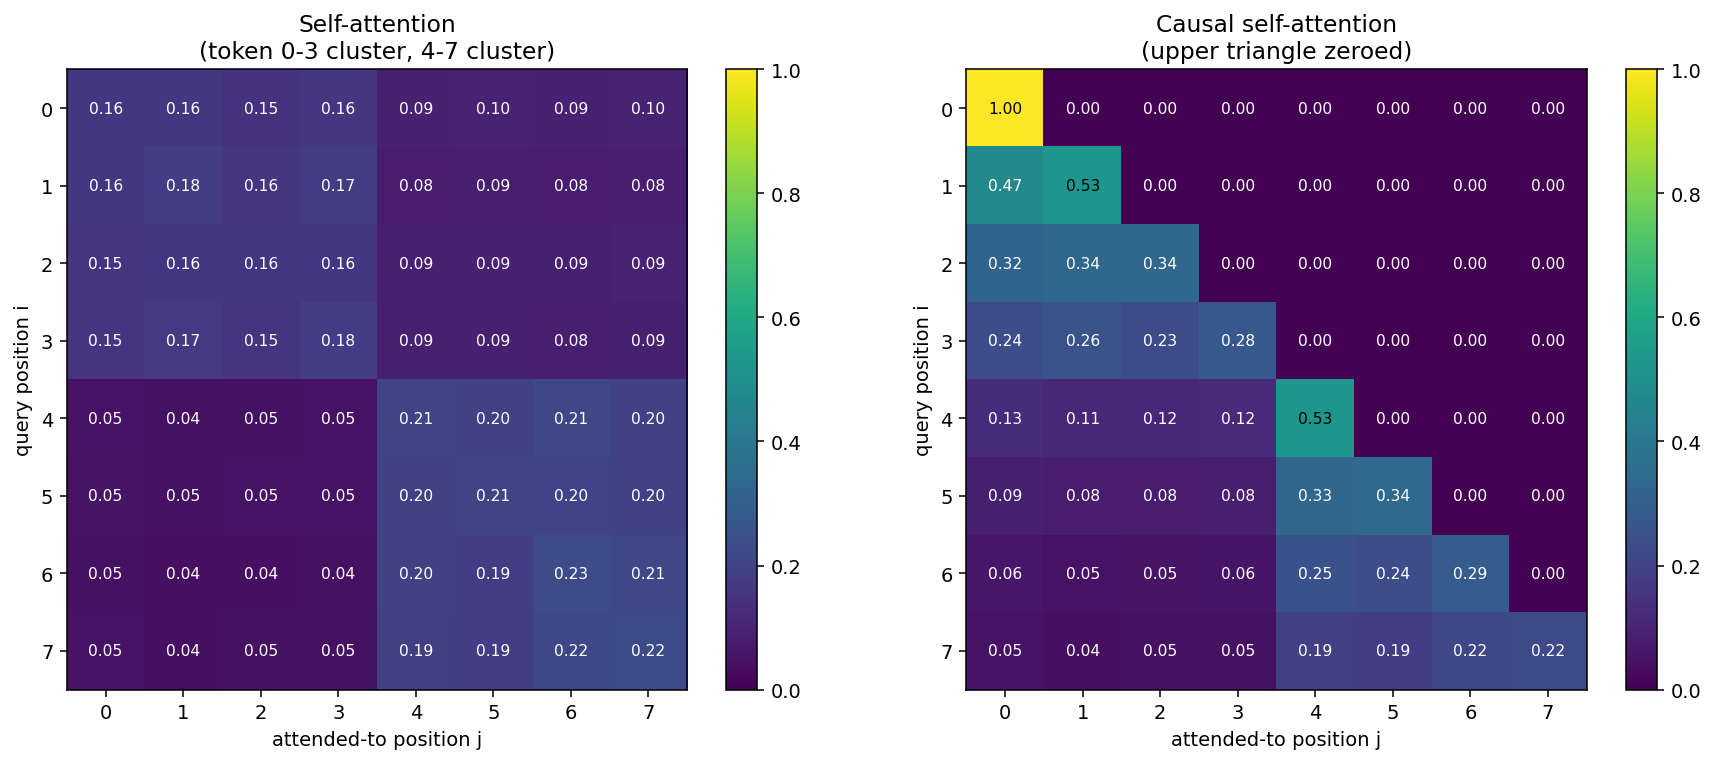

The Python source for this figure:
"""Attention weights on a toy 8-token sequence.

Output: diagram_attention_heatmap.png
"""

import numpy as np
import matplotlib.pyplot as plt

from from_scratch import scaled_dot_product_attention, make_causal_mask


def main():
    L, d = 8, 16
    rng = np.random.default_rng(1)

    # Make a synthetic sequence where tokens 0..3 are "similar to each other"
    # and 4..7 are "similar to each other", by sampling from two centers.
    center_a = rng.standard_normal(d) * 0.5
    center_b = rng.standard_normal(d) * 0.5
    X = np.vstack([
        np.tile(center_a, (4, 1)) + rng.standard_normal((4, d)) * 0.15,
        np.tile(center_b, (4, 1)) + rng.standard_normal((4, d)) * 0.15,
    ])

    _, attn = scaled_dot_product_attention(X, X, X)
    mask = make_causal_mask(L)
    _, attn_causal = scaled_dot_product_attention(X, X, X, mask=mask)

    fig, axes = plt.subplots(1, 2, figsize=(13, 5.5))

    for ax, A, title in [
        (axes[0], attn, "Self-attention\n(token 0-3 cluster, 4-7 cluster)"),
        (axes[1], attn_causal,
         "Causal self-attention\n(upper triangle zeroed)"),
    ]:
        im = ax.imshow(A, cmap="viridis", vmin=0, vmax=1)
        for i in range(L):
            for j in range(L):
                ax.text(j, i, f"{A[i, j]:.2f}", ha="center", va="center",
                        color="white" if A[i, j] < 0.5 else "black", fontsize=8)
        ax.set_xlabel("attended-to position j")
        ax.set_ylabel("query position i")
        ax.set_title(title)
        ax.set_xticks(range(L))
        ax.set_yticks(range(L))
        fig.colorbar(im, ax=ax, fraction=0.046)

    fig.tight_layout()
    fig.savefig("diagram_attention_heatmap.png", dpi=140, bbox_inches="tight")
    print("wrote diagram_attention_heatmap.png")


if __name__ == "__main__":
    main()
